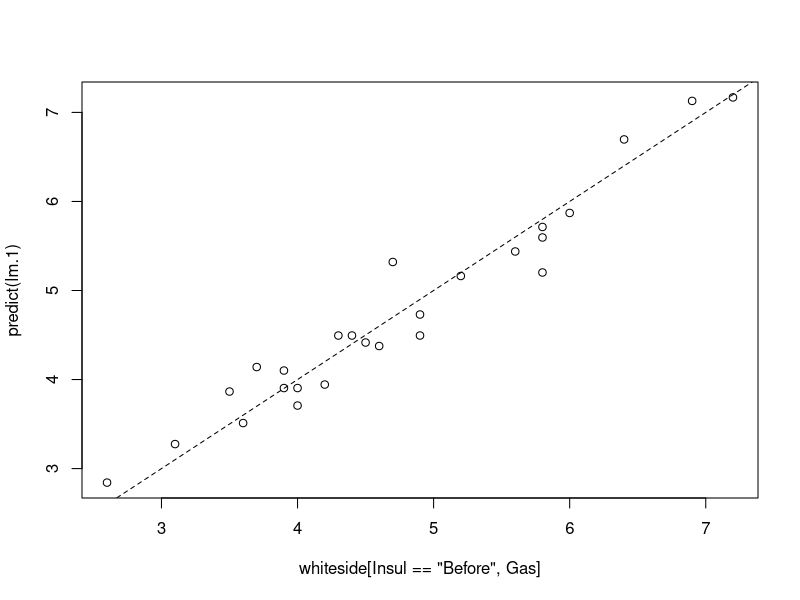

Recreate this plot in R. (Note: this script raises an error after producing the figure.)
## ---- chunk 1
library(MASS) # load the package
library(data.table) # for some data manipulations
data(whiteside) # load the data
head(whiteside) # inspect the data
## ---- chunk 2
whiteside <- data.table(whiteside)
lm.1 <- lm(Gas~Temp, data=whiteside[Insul=='Before']) # OLS estimation 
## ---- chunk 3
class(lm.1)
## ---- chunk 4
str(lm.1)
## ---- chunk 5
coef(lm.1)
## ---- chunk 6
plot(predict(lm.1)~whiteside[Insul=='Before',Gas])
abline(0,1, lty=2)
## ---- chunk 7
R2 <- function(y, y.hat){
  numerator <- (y-y.hat)^2 %>% sum
  denominator <- (y-mean(y))^2 %>% sum
  1-numerator/denominator
}
R2(y=whiteside[Insul=='Before',Gas], y.hat=predict(lm.1))
## ---- chunk 8
summary(lm.1)
## ---- chunk 9
plot(residuals(lm.1)~whiteside[Insul=='Before',Temp])
abline(0,0, lty=2)
## ---- chunk 10
lm.1.1 <- lm(Gas~I(Temp^2), data=whiteside[Insul=='Before',])
plot(residuals(lm.1.1)~whiteside[Insul=='Before',Temp]); abline(0,0, lty=2)
## ---- chunk 11
qqnorm(resid(lm.1))
## ---- chunk 12
qqnorm(runif(100))
## ---- chunk 13
summary.lm1 <- summary(lm.1)
coefs.lm1 <- summary.lm1$coefficients
coefs.lm1
## ---- chunk 14
coefs.lm1[2,1] + c(-2,2) * coefs.lm1[2,2]
## ---- chunk 15
head(swiss)
lm.5 <- lm(data=swiss, Fertility~Agriculture+Examination+Education+Education+Catholic+Infant.Mortality)
summary(lm.5)
## ---- chunk 16
lm.5 <- lm(data=swiss, Fertility~.)
summary(lm.5)
## ---- chunk 17
twoWay <- read.csv('data/dataset_anova_twoWay_comparisons.csv')
head(twoWay)
## ---- chunk 18
table(twoWay$Treatment, twoWay$Age)
## ---- chunk 19
lm.2 <- lm(StressReduction~.,data=twoWay)
summary(lm.2)
## ---- chunk 20
model.matrix(lm.2) %>% lattice::levelplot()
## ---- chunk 21
anova(lm.2)
## ---- chunk 22
lm.2.2 <- aov(StressReduction~.,data=twoWay)
class(lm.2.2)
summary(lm.2.2)
## ---- chunk 23
lm.3 <- lm(StressReduction~Treatment+Age+Treatment:Age-1,data=twoWay)
## ---- chunk 24
summary(lm.3)
## ---- chunk 25
anova(lm.2,lm.3, test='F')
## ---- chunk 26
coef(summary(lm.2))
## ---- chunk 27
library(multcomp)
my.contrast <- matrix(c(-1,0,1,0,0), nrow =  1)
lm.4 <- glht(lm.2, linfct=my.contrast)
summary(lm.4)
